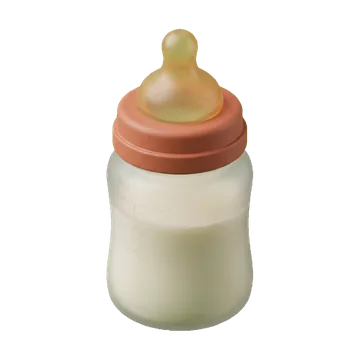
#> input picture assets/supplies/babybottle.webp, 360 x 360 px; its folder holds only this picture in this run
$ python check.py out.png
#> lines starting #> are read from the running program, lines starting #| are printed output that depends on the picture; after the words box and inside, x2 and y2 are one past the last pixel; in counts of white or black regions, pixels touching at a corner belong together
"""核对图 + 边缘自动量：python3 check.py <输出 jpg>
3D 物件 34 张（第 338 次补 4 张：奶瓶 / 吸奶器 / 学饮杯 / 体温计）（浅 / 深 / 品红底，各 160px）；每张量：半透明边缘像素里偏绿（g 比 r、b 都高 18 以上）和偏白（比邻近实心像素亮 40 以上）的个数。"""
import sys, os, glob
import numpy as np
from PIL import Image, ImageDraw, ImageFont
from scipy import ndimage as ndi
D = os.path.join(os.path.dirname(os.path.abspath(__file__)), '..', '..', 'assets', 'supplies')
fs = sorted(glob.glob(D + '/*.webp')); S = 160
R = (len(fs) + 9) // 10  # 第 338 次：行数随张数走（原来写死 3 行，34 张会叠到下一种底色）
font = ImageFont.truetype(os.path.expanduser('~/.fonts/NotoSansSC-500.otf'), 14)
bgs = [(250, 247, 242), (28, 26, 30), (255, 0, 255)]
o = Image.new('RGB', (10 * S, R * len(bgs) * (S + 20)), 'white'); d = ImageDraw.Draw(o)
#> after `o = Image.new('RGB', (10 * S, R * len(bgs) * (S + 20)), 'white')`: o: PIL image 1600x540 RGB; every value is 255
rep = []
for i, f in enumerate(fs):
    im = Image.open(f).convert('RGBA'); a = np.asarray(im).astype(int)
#> further down, im is the input picture: PIL image 360x360 RGBA; mean R, G, B, A 54.9, 48.7, 40.5, 68.3
    al = a[..., 3]; edge = (al > 25) & (al < 230)
#> after `al = a[..., 3]`:
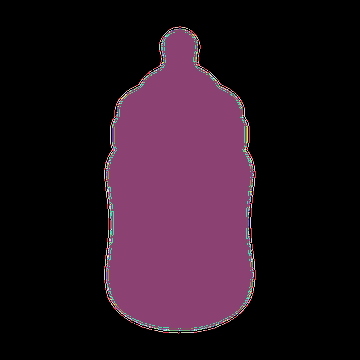
#> al: shape (360, 360) int64; 171 distinct labels, from 0 to 255; one colour per label, 0 black
#> after `edge = (al > 25) & (al < 230)`:
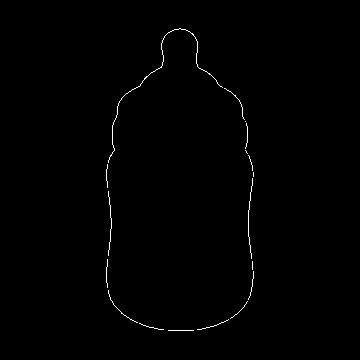
#> edge: shape (360, 360) bool; 0.54% white in thin lines or dots, all inside (x1, y1, x2, y2) = (106, 28, 254, 331)
    core = ndi.binary_erosion(al > 240, iterations=2)
#> core: shape (360, 360) bool; 25.4% white; 1 white region, box (x1, y1, x2, y2) and area: (109, 31, 251, 328) 32901
    _, ind = ndi.distance_transform_edt(~core, return_indices=True)
    near = a[ind[0], ind[1], :3]
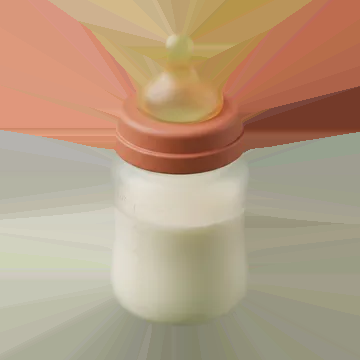
#> near: shape (360, 360, 3) int64; mean R, G, B 181, 155.9, 129.8
    Lc = a[..., :3] @ [.299, .587, .114]; Ln = near @ [.299, .587, .114]
#> after `Lc = a[..., :3] @ [0.299, 0.587, 0.114]`:
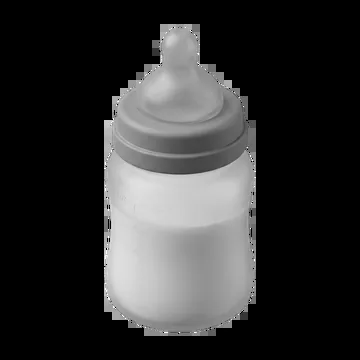
#> Lc: shape (360, 360) float64; min 0, max 255, mean 49.6
#> after `Ln = near @ [0.299, 0.587, 0.114]`:
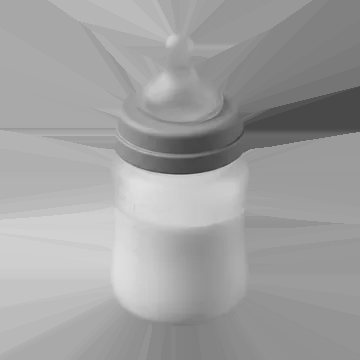
#> Ln: shape (360, 360) float64; min 52.52, max 225.1, mean 160.4
    green = edge & (a[..., 1] > a[..., 0] + 18) & (a[..., 1] > a[..., 2] + 18)
#> green: shape (360, 360) bool; 0% white in thin lines or dots, all inside (x1, y1, x2, y2) = (249, 202, 250, 203)
    white = edge & (Lc > Ln + 40)
#> white: shape (360, 360) bool; 0% white in thin lines or dots, all inside (x1, y1, x2, y2) = (245, 150, 246, 151)
    rep.append((os.path.basename(f)[:-5], int(green.sum()), int(white.sum()), int(edge.sum())))
    for bi, bg in enumerate(bgs):
        t = Image.new('RGBA', (S, S), bg + (255,)); t.alpha_composite(im.resize((S - 8, S - 8), Image.LANCZOS), (4, 4))
        x = (i % 10) * S; y = (bi * R + i // 10) * (S + 20)
        o.paste(t.convert('RGB'), (x, y)); d.text((x + 4, y + S + 2), os.path.basename(f)[:-5], fill=(90, 90, 90), font=font)
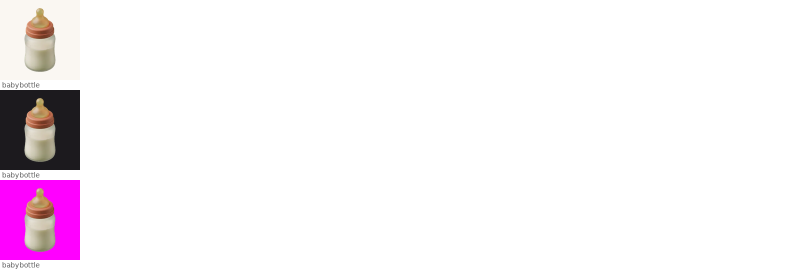
#> o: PIL image 1600x540 RGB (shown at 1/2 size); mean R, G, B 248.1, 241.8, 246.9
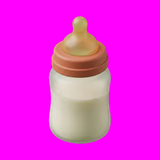
#> t: PIL image 160x160 RGBA; mean R, G, B, A 237.9, 39.1, 225.7, 255
o.save(sys.argv[1], quality=88)
for r in rep: print(*r)
#> this loop made 1 pass
#> r on pass 1: ('babybottle', 1, 1, 700)
#| babybottle 1 1 700
